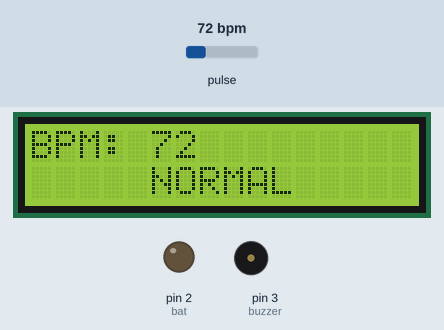
Recording of a sketch running on a simulated Arduino Uno, built with avr-gcc and run on an emulated ATmega328P. On the bench: 16×2 character LCD, output pins drawn as LEDs (lit = HIGH), buzzer (waves = sounding, pin HIGH). The test bench sets the inputs (shaded band); at power-on: pulse 72 bpm. What the sketch prints to the serial monitor is not drawn.

Above: at 1.2 s.
1.3 s: pulse set to 61 bpm
At 3.0 s:
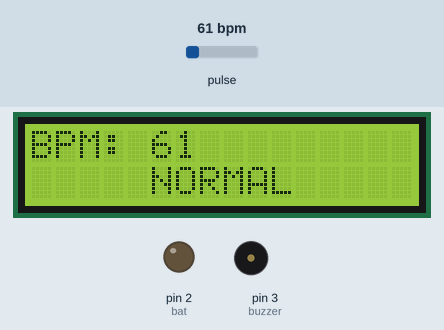
3.4 s: pulse set to 58 bpm
At 4.7 s:
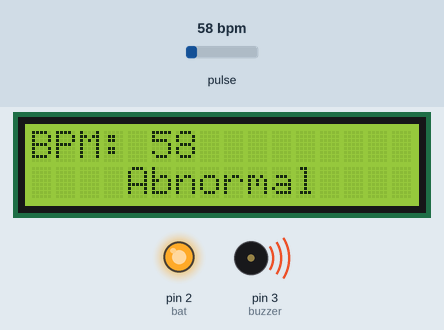
5.5 s: pulse set to 42 bpm
At 7.4 s:
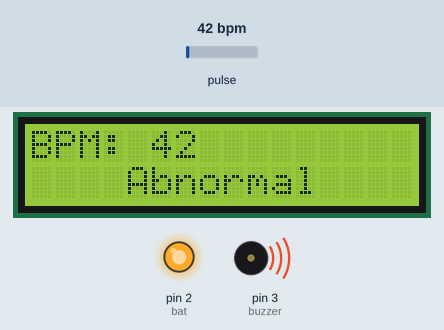
Timing chart, 0 to 8.9 s (numbered marks = the images above; inputs shaded):
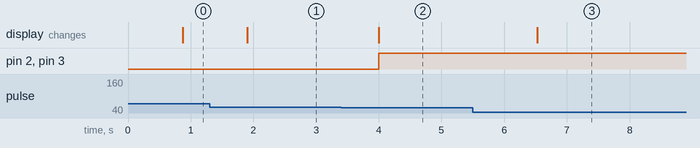

The sketch:

HEART_BEAT_CODE_apr8a.ino
```cpp
#define USE_ARDUINO_INTERRUPTS true  // Set-up low-level interrupts for most acurate BPM math.
#include <PulseSensorPlayground.h>   // Includes the PulseSensorPlayground Library.

//  Variables
const int PulseWire = A0;  // PulseSensor PURPLE WIRE connected to ANALOG PIN 0
int Threshold = 550;       // Determine which Signal to "count as a beat" and which to ignore.
                           // Use the "Gettting Started Project" to fine-tune Threshold Value beyond default setting.
                           // Otherwise leave the default "550" value.

PulseSensorPlayground pulseSensor;

#include <LiquidCrystal_I2C.h>

LiquidCrystal_I2C lcd(0x27, 16, 2);

int bat = 2;
int buzzer = 3;

int myBPM;

void setup() {
  Serial.begin(9600);
  lcd.init();
  lcd.clear();
  lcd.backlight();
  pinMode(bat, OUTPUT);
  pinMode(buzzer, OUTPUT);

  pulseSensor.analogInput(PulseWire);
  pulseSensor.setThreshold(Threshold);

  if (pulseSensor.begin()) {
    Serial.println("We created a pulseSensor Object !");  //This prints one time at Arduino power-up,  or on Arduino reset.
  }
}


void loop() {

  if (pulseSensor.sawStartOfBeat()) {              // Constantly test to see if "a beat happened".
    myBPM = pulseSensor.getBeatsPerMinute();       // Calls function on our pulseSensor object that returns BPM as an "int".
                                                   // "myBPM" hold this BPM value now.
    Serial.println("♥  A HeartBeat Happened ! ");  // If test is "true", print a message "a heartbeat happened".
    Serial.print("BPM: ");                         // Print phrase "BPM: "
    Serial.println(myBPM);                         // Print the value inside of myBPM.
  }

  lcd.setCursor(0, 0);
  lcd.print("BPM: ");
  lcd.print(myBPM);
  lcd.print("    ");

  if (myBPM != 0 && myBPM < 60) {
    lcd.setCursor(0, 1);
    lcd.print("    Abnormal    ");
    digitalWrite(bat, HIGH);
    digitalWrite(buzzer, HIGH);
  } else {
    lcd.setCursor(0, 1);
    lcd.print("     NORMAL     ");
    digitalWrite(bat, LOW);
    digitalWrite(buzzer, LOW);
  }

  delay(20);  // considered best practice in a simple sketch.
}
```

Measured:
- the behaviour switches between 60 and 59 bpm on pulse (found by bisection; images 1 and 2)
- after the input at 1.3 s, the display: changes after 0.60 s (image 1)
- after the input at 3.4 s, pin 2 (bat), pin 3 (buzzer): LOW → HIGH after 0.60 s; the display: changes after 0.60 s (image 2)
- after the input at 5.5 s, the display: changes after 1.0 s (image 3)
